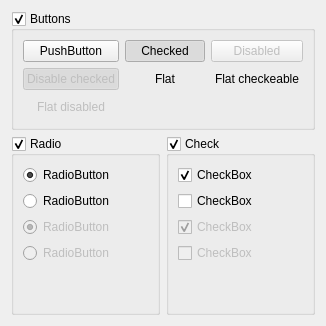
      <widget class="QWidget" name="tab_11">
       <attribute name="title">
        <string>Page</string>
       </attribute>
       <layout class="QGridLayout" name="gridLayout_11">
        <item row="0" column="0" colspan="2">
         <widget class="QGroupBox" name="groupBox">
          <property name="title">
           <string>Buttons</string>
          </property>
          <property name="checkable">
           <bool>true</bool>
          </property>
          <layout class="QGridLayout" name="gridLayout">
           <item row="0" column="0">
            <widget class="QPushButton" name="pushButton">
             <property name="toolTip">
              <string>Lorem ipsum dolor sit amet, consectetur adipiscing elit, sed do eiusmod tempor incididunt ut labore et dolore magna aliqua.</string>
             </property>
             <property name="text">
              <string>PushButton</string>
             </property>
            </widget>
           </item>
           <item row="0" column="1">
            <widget class="QPushButton" name="pushButton_3">
             <property name="text">
              <string>Checked</string>
             </property>
             <property name="checkable">
              <bool>true</bool>
             </property>
             <property name="checked">
              <bool>true</bool>
             </property>
            </widget>
           </item>
           <item row="0" column="2">
            <widget class="QPushButton" name="pushButton_6">
             <property name="enabled">
              <bool>false</bool>
             </property>
             <property name="text">
              <string>Disabled</string>
             </property>
             <property name="checkable">
              <bool>false</bool>
             </property>
             <property name="checked">
              <bool>false</bool>
             </property>
             <property name="flat">
              <bool>false</bool>
             </property>
            </widget>
           </item>
           <item row="1" column="0">
            <widget class="QPushButton" name="pushButton_7">
             <property name="enabled">
              <bool>false</bool>
             </property>
             <property name="text">
              <string>Disable checked</string>
             </property>
             <property name="checkable">
              <bool>true</bool>
             </property>
             <property name="checked">
              <bool>true</bool>
             </property>
             <property name="flat">
              <bool>false</bool>
             </property>
            </widget>
           </item>
           <item row="1" column="1">
            <widget class="QPushButton" name="pushButton_11">
             <property name="text">
              <string>Flat</string>
             </property>
             <property name="flat">
              <bool>true</bool>
             </property>
            </widget>
           </item>
           <item row="1" column="2">
            <widget class="QPushButton" name="pushButton_5">
             <property name="text">
              <string>Flat checkeable</string>
             </property>
             <property name="checkable">
              <bool>true</bool>
             </property>
             <property name="checked">
              <bool>false</bool>
             </property>
             <property name="flat">
              <bool>true</bool>
             </property>
            </widget>
           </item>
           <item row="2" column="0">
            <widget class="QPushButton" name="pushButton_4">
             <property name="enabled">
              <bool>false</bool>
             </property>
             <property name="text">
              <string>Flat disabled</string>
             </property>
             <property name="flat">
              <bool>true</bool>
             </property>
            </widget>
           </item>
          </layout>
         </widget>
        </item>
        <item row="1" column="0">
         <widget class="QGroupBox" name="groupBox_2">
          <property name="title">
           <string>Radio</string>
          </property>
          <property name="checkable">
           <bool>true</bool>
          </property>
          <layout class="QGridLayout" name="gridLayout_2">
           <item row="1" column="0">
            <widget class="QRadioButton" name="radioButton_2">
             <property name="text">
              <string>RadioButton</string>
             </property>
             <property name="autoExclusive">
              <bool>false</bool>
             </property>
            </widget>
           </item>
           <item row="3" column="0">
            <widget class="QRadioButton" name="radioButton_3">
             <property name="enabled">
              <bool>false</bool>
             </property>
             <property name="text">
              <string>RadioButton</string>
             </property>
            </widget>
           </item>
           <item row="0" column="0">
            <widget class="QRadioButton" name="radioButton">
             <property name="text">
              <string>RadioButton</string>
             </property>
             <property name="checked">
              <bool>true</bool>
             </property>
             <property name="autoExclusive">
              <bool>false</bool>
             </property>
            </widget>
           </item>
           <item row="4" column="0">
            <spacer name="verticalSpacer">
             <property name="orientation">
              <enum>Qt::Vertical</enum>
             </property>
             <property name="sizeHint" stdset="0">
              <size>
               <width>20</width>
               <height>40</height>
              </size>
             </property>
            </spacer>
           </item>
           <item row="2" column="0">
            <widget class="QRadioButton" name="radioButton_4">
             <property name="enabled">
              <bool>false</bool>
             </property>
             <property name="text">
              <string>RadioButton</string>
             </property>
             <property name="checked">
              <bool>true</bool>
             </property>
            </widget>
           </item>
          </layout>
         </widget>
        </item>
        <item row="1" column="1">
         <widget class="QGroupBox" name="groupBox_3">
          <property name="title">
           <string>Check</string>
          </property>
          <property name="checkable">
           <bool>true</bool>
          </property>
          <layout class="QGridLayout" name="gridLayout_3">
           <item row="1" column="0">
            <widget class="QCheckBox" name="checkBox_3">
             <property name="text">
              <string>CheckBox</string>
             </property>
             <property name="tristate">
              <bool>true</bool>
             </property>
            </widget>
           </item>
           <item row="3" column="0">
            <widget class="QCheckBox" name="checkBox_2">
             <property name="enabled">
              <bool>false</bool>
             </property>
             <property name="text">
              <string>CheckBox</string>
             </property>
            </widget>
           </item>
           <item row="2" column="0">
            <widget class="QCheckBox" name="checkBox_4">
             <property name="enabled">
              <bool>false</bool>
             </property>
             <property name="text">
              <string>CheckBox</string>
             </property>
             <property name="checked">
              <bool>true</bool>
             </property>
            </widget>
           </item>
           <item row="4" column="0">
            <spacer name="verticalSpacer_2">
             <property name="orientation">
              <enum>Qt::Vertical</enum>
             </property>
             <property name="sizeHint" stdset="0">
              <size>
               <width>20</width>
               <height>40</height>
              </size>
             </property>
            </spacer>
           </item>
           <item row="0" column="0">
            <widget class="QCheckBox" name="checkBox">
             <property name="text">
              <string>CheckBox</string>
             </property>
             <property name="checked">
              <bool>true</bool>
             </property>
             <property name="tristate">
              <bool>true</bool>
             </property>
            </widget>
           </item>
          </layout>
         </widget>
        </item>
       </layout>
      </widget>
